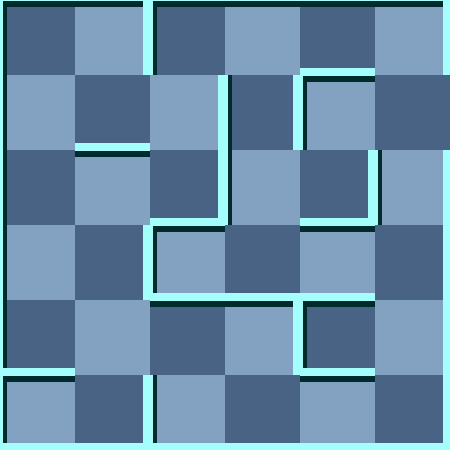

A 2D game scene composited from a Tiled map and its tileset images. What follows is a short description and the map's XML, with each tile layer's data collapsed to a summary:
An orthogonal 6x6 tile map with 75x75 px tiles, 2 tile layers (background, 块层 1) and 5 objects (Exit, Player, Trap, RedScorpion, WhiteMummy).

<map version="1.0" orientation="orthogonal" width="6" height="6" tilewidth="75" tileheight="75">
 <tileset firstgid="1" name="wall" tilewidth="75" tileheight="75">
  <image source="gfx/wall.png" width="300" height="375" />
  <tile id="0">
   <properties>
    <property name="ValOfWall" value="0" />
   </properties>
  </tile>
  <tile id="1">
   <properties>
    <property name="ValOfWall" value="1" />
   </properties>
  </tile>
  <tile id="2">
   <properties>
    <property name="ValOfWall" value="2" />
   </properties>
  </tile>
  <tile id="3">
   <properties>
    <property name="ValOfWall" value="3" />
   </properties>
  </tile>
  <tile id="4">
   <properties>
    <property name="ValOfWall" value="4" />
   </properties>
  </tile>
  <tile id="5">
   <properties>
    <property name="ValOfWall" value="5" />
   </properties>
  </tile>
  <tile id="6">
   <properties>
    <property name="ValOfWall" value="6" />
   </properties>
  </tile>
  <tile id="7">
   <properties>
    <property name="ValOfWall" value="7" />
   </properties>
  </tile>
  <tile id="8">
   <properties>
    <property name="ValOfWall" value="8" />
   </properties>
  </tile>
  <tile id="9">
   <properties>
    <property name="ValOfWall" value="9" />
   </properties>
  </tile>
  <tile id="10">
   <properties>
    <property name="ValOfWall" value="10" />
   </properties>
  </tile>
  <tile id="11">
   <properties>
    <property name="ValOfWall" value="11" />
   </properties>
  </tile>
  <tile id="12">
   <properties>
    <property name="ValOfWall" value="12" />
   </properties>
  </tile>
  <tile id="13">
   <properties>
    <property name="ValOfWall" value="13" />
   </properties>
  </tile>
  <tile id="14">
   <properties>
    <property name="ValOfWall" value="14" />
   </properties>
  </tile>
  <tile id="15">
   <properties>
    <property name="ValOfWall" value="15" />
   </properties>
  </tile>
  <tile id="18">
   <properties>
    <property name="ValOfWall" value="-1" />
   </properties>
  </tile>
 </tileset>
 <layer name="background" width="6" height="6">
  <data>[36 cells, 36 non-empty, 2 distinct tile ids]</data>
 </layer>
 <layer name="块层 1" width="6" height="6">
  <data>[36 cells, 36 non-empty, 12 distinct tile ids]</data>
 </layer>
 <objectgroup name="对象层 1" width="6" height="6">
  <object name="Exit" x="450" y="75" />
  <object name="Player" x="150" y="0">
   <properties>
    <property name="value" value="1" />
   </properties>
  </object>
  <object name="Trap" x="75" y="225">
   <properties>
    <property name="value" value="8" />
   </properties>
  </object>
  <object name="RedScorpion" x="375" y="375">
   <properties>
    <property name="value" value="25" />
   </properties>
  </object>
  <object name="WhiteMummy" x="375" y="300">
   <properties>
    <property name="value" value="21" />
   </properties>
  </object>
 </objectgroup>
</map>
